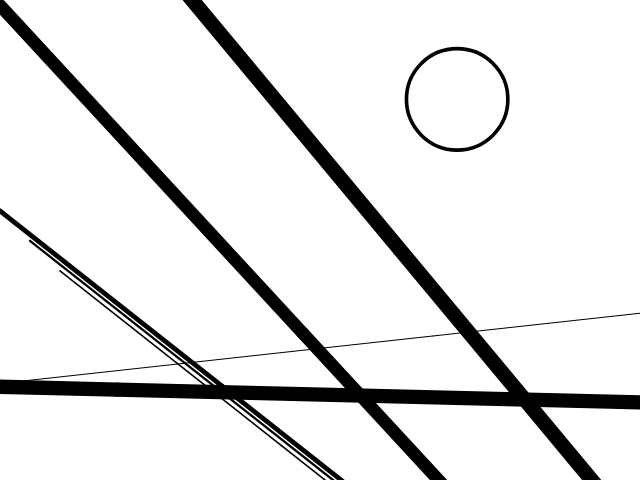
Frame 1 (no input)
Frame 60 (no input): identical to frame 1, image omitted
Frame 120 (the mouse pressed at the canvas centre since frame 60): identical to frame 1, image omitted

The p5.js sketch that drew this single still picture (run headless with seeded random() and noise() and a simulated clock; from frame 60 on, the mouse is pressed at the canvas centre):

// p5.js sketch
// ── sketch.js
/**
 * OPEN TICKETS
 * - rewrite conditional to check if line intersect empty area
 * - red and black colors
 * - possiblity of generating two or three more replicants
 * - prevent visible shifts when genenrate muiltiple lines
 */

function setup() {
    const wide = 640;
    const high = 480;
    
    createCanvas(wide, high);

    // generate point for empty space
    const e1 = random(wide); // x
    const e2 = random(high); // y

    const limit = 8; // specifies number of lines produced
    let index = 0;

    while (index < limit) {

        const angle = random(180) + 1;
        const height = sin(angle);
        const width = sin(90-angle);
        const slope = height / width;

        let x1 = random(wide);
        let y1 = random(high);

        const offset = y1 - (slope * x1);

        // coordinates at right end of plane
        let x2 = wide;
        let y2 = (slope * x2) + offset;

        // coordinates at the left of plane
        let x3 = 0;
        let y3 = (slope * x3) + offset;

        // computations to see if lines and spaces interconnect
        const sameX = (slope*e1) + offset;
        const sameY = (e2 - offset) / slope;

        const thresh = 150;

        // if the coordinates of both points are not within a given distance
        // of the empty space coordinates
        if ((abs(e1-x1) < thresh) && ((abs(e2-y1) < thresh))) { // 50 is arbitrary
            console.log('origin point too close to empty space');
        } else if (abs(e2-sameX) < thresh) {

        } else if (abs(e1-sameY) < thresh) {

        } else {

            const stWt = random(16);
            strokeWeight(stWt);
            line(x1,y1,x2,y2);
            line(x1,y1,x3,y3);
            strokeWeight(random(6));
            ellipse(e1, e2, 100, 100);

            // generate multiple lines 20% of the time
            const temp = floor(random(10));
            if (temp == 0 || temp == 1) {
                x1 += 30;
                y1 += 30;
                x2 += 30;
                y2 += 30;
                x3 += 30;
                y3 += 30;
                strokeWeight(stWt/2);
                line(x1,y1,x2,y2);
                line(x1,y1,x3,y3);
                index++;
                x1 += 30;
                y1 += 30;
                x2 += 30;
                y2 += 30;
                x3 += 30;
                y3 += 30;
                strokeWeight(stWt/3);
                line(x1,y1,x2,y2);
                line(x1,y1,x3,y3);
                index++;
            }
            index++;    
        }
    }
}

function draw() {

}
